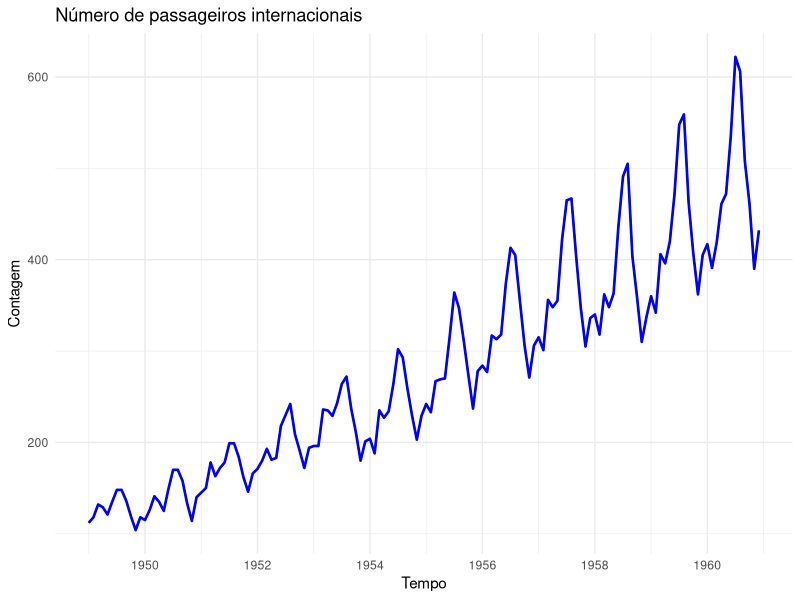
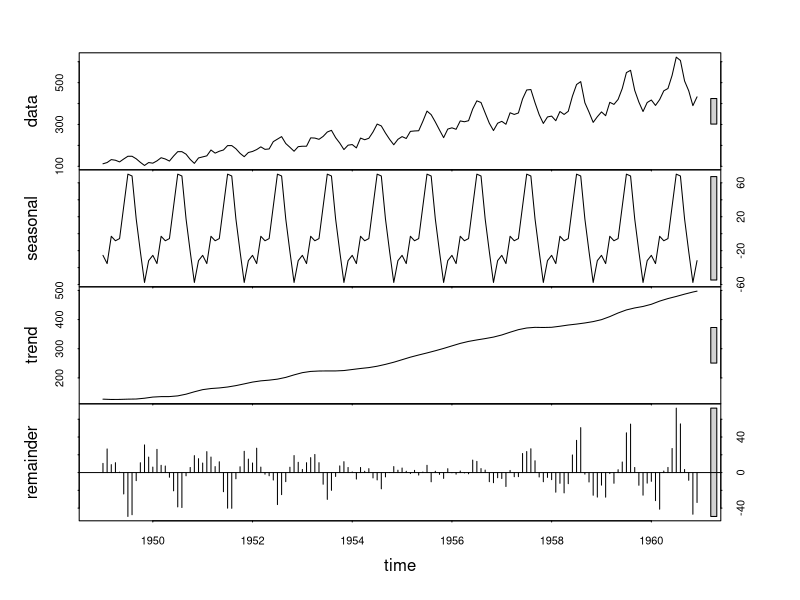
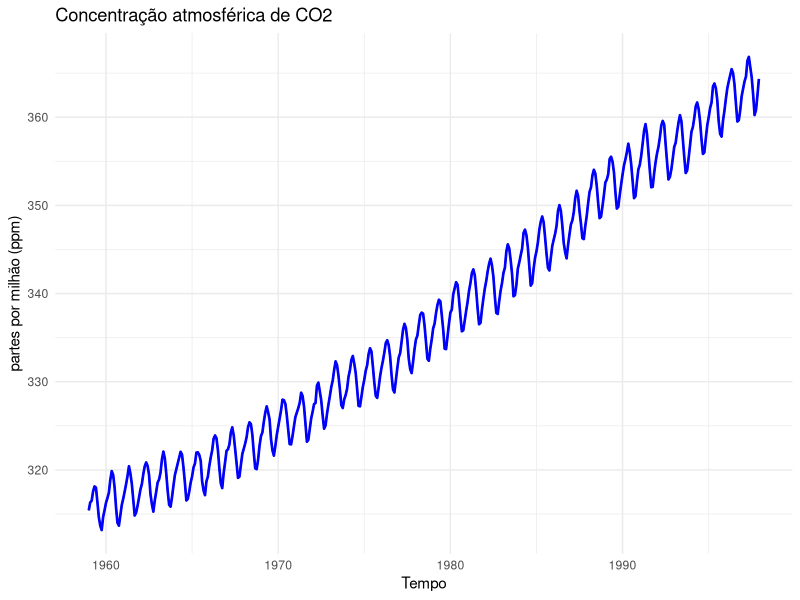
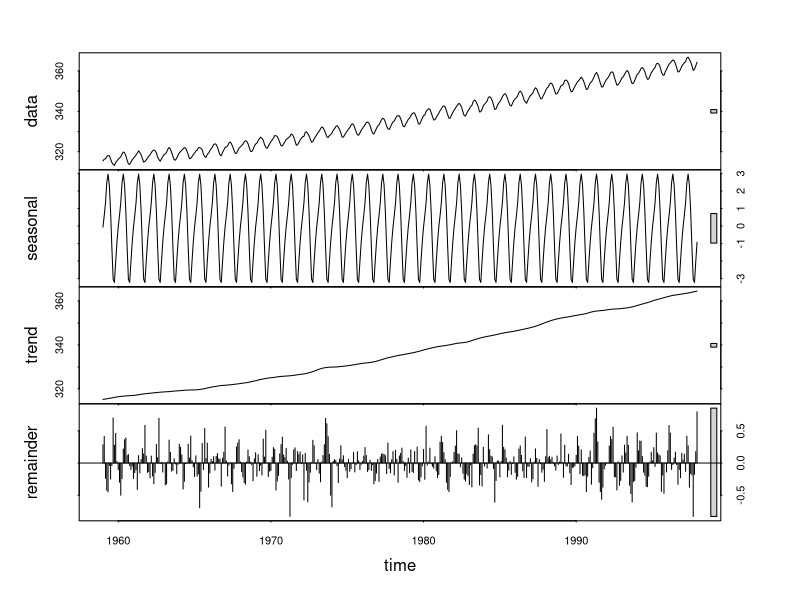

These charts were generated, in order, by the following R code:
library(forecast)
library(ggplot2)

ts_AP<-AirPassengers
autoplot(ts_AP)+
  geom_line(linewidth = 0.9, color = 'blue')+
  labs(title = 'Número de passageiros internacionais')+
  xlab("Tempo")+
  ylab("Contagem")+
  theme_minimal()
AP_stl<- stl(ts_AP,s.window = 'periodic')
plot(AP_stl)


ts_co<-co2
autoplot(ts_co)+
  geom_line(linewidth = 0.9, color = 'blue')+
  labs(title = 'Concentração atmosférica de CO2')+
  xlab("Tempo")+
  ylab("partes por milhão (ppm)")+
  theme_minimal()
co_stl<-stl(ts_co, s.window = 'periodic')
plot(co_stl)
